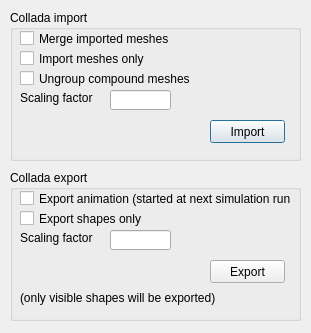
<?xml version="1.0" encoding="UTF-8"?>
<ui version="4.0">
 <class>CColladaDialog</class>
 <widget class="QDialog" name="CColladaDialog">
  <property name="geometry">
   <rect>
    <x>0</x>
    <y>0</y>
    <width>311</width>
    <height>333</height>
   </rect>
  </property>
  <property name="windowTitle">
   <string>Collada Import/Export</string>
  </property>
  <property name="locale">
   <locale language="English" country="UnitedStates"/>
  </property>
  <widget class="QGroupBox" name="groupBox">
   <property name="geometry">
    <rect>
     <x>10</x>
     <y>10</y>
     <width>291</width>
     <height>151</height>
    </rect>
   </property>
   <property name="title">
    <string>Collada import</string>
   </property>
   <widget class="QCheckBox" name="qqImportMeshesOnly">
    <property name="geometry">
     <rect>
      <x>10</x>
      <y>40</y>
      <width>151</width>
      <height>17</height>
     </rect>
    </property>
    <property name="text">
     <string>Import meshes only</string>
    </property>
   </widget>
   <widget class="QCheckBox" name="qqMergeImport">
    <property name="geometry">
     <rect>
      <x>10</x>
      <y>20</y>
      <width>151</width>
      <height>17</height>
     </rect>
    </property>
    <property name="text">
     <string>Merge imported meshes</string>
    </property>
   </widget>
   <widget class="QLabel" name="label">
    <property name="geometry">
     <rect>
      <x>10</x>
      <y>80</y>
      <width>91</width>
      <height>16</height>
     </rect>
    </property>
    <property name="text">
     <string>Scaling factor</string>
    </property>
   </widget>
   <widget class="QLineEdit" name="qqImportScalingFactor">
    <property name="geometry">
     <rect>
      <x>100</x>
      <y>80</y>
      <width>61</width>
      <height>20</height>
     </rect>
    </property>
   </widget>
   <widget class="QPushButton" name="qqImport">
    <property name="geometry">
     <rect>
      <x>200</x>
      <y>110</y>
      <width>75</width>
      <height>23</height>
     </rect>
    </property>
    <property name="text">
     <string>Import</string>
    </property>
   </widget>
   <widget class="QCheckBox" name="qqImportUngroup">
    <property name="geometry">
     <rect>
      <x>10</x>
      <y>60</y>
      <width>181</width>
      <height>17</height>
     </rect>
    </property>
    <property name="text">
     <string>Ungroup compound meshes</string>
    </property>
   </widget>
  </widget>
  <widget class="QGroupBox" name="groupBox_2">
   <property name="geometry">
    <rect>
     <x>10</x>
     <y>170</y>
     <width>291</width>
     <height>151</height>
    </rect>
   </property>
   <property name="title">
    <string>Collada export</string>
   </property>
   <widget class="QCheckBox" name="qqExportShapesOnly">
    <property name="geometry">
     <rect>
      <x>10</x>
      <y>40</y>
      <width>151</width>
      <height>17</height>
     </rect>
    </property>
    <property name="text">
     <string>Export shapes only</string>
    </property>
   </widget>
   <widget class="QLineEdit" name="qqExportScalingFactor">
    <property name="geometry">
     <rect>
      <x>100</x>
      <y>60</y>
      <width>61</width>
      <height>20</height>
     </rect>
    </property>
   </widget>
   <widget class="QLabel" name="label_2">
    <property name="geometry">
     <rect>
      <x>10</x>
      <y>60</y>
      <width>91</width>
      <height>16</height>
     </rect>
    </property>
    <property name="text">
     <string>Scaling factor</string>
    </property>
   </widget>
   <widget class="QCheckBox" name="qqExportAnimation">
    <property name="geometry">
     <rect>
      <x>10</x>
      <y>20</y>
      <width>271</width>
      <height>17</height>
     </rect>
    </property>
    <property name="text">
     <string>Export animation (started at next simulation run)</string>
    </property>
   </widget>
   <widget class="QPushButton" name="qqExport">
    <property name="geometry">
     <rect>
      <x>200</x>
      <y>90</y>
      <width>75</width>
      <height>23</height>
     </rect>
    </property>
    <property name="text">
     <string>Export</string>
    </property>
   </widget>
   <widget class="QLabel" name="label_3">
    <property name="geometry">
     <rect>
      <x>10</x>
      <y>120</y>
      <width>271</width>
      <height>16</height>
     </rect>
    </property>
    <property name="text">
     <string>(only visible shapes will be exported)</string>
    </property>
   </widget>
  </widget>
 </widget>
 <tabstops>
  <tabstop>qqMergeImport</tabstop>
  <tabstop>qqImportMeshesOnly</tabstop>
  <tabstop>qqImportUngroup</tabstop>
  <tabstop>qqImportScalingFactor</tabstop>
  <tabstop>qqImport</tabstop>
  <tabstop>qqExportAnimation</tabstop>
  <tabstop>qqExportShapesOnly</tabstop>
  <tabstop>qqExportScalingFactor</tabstop>
  <tabstop>qqExport</tabstop>
 </tabstops>
 <resources/>
 <connections/>
</ui>
